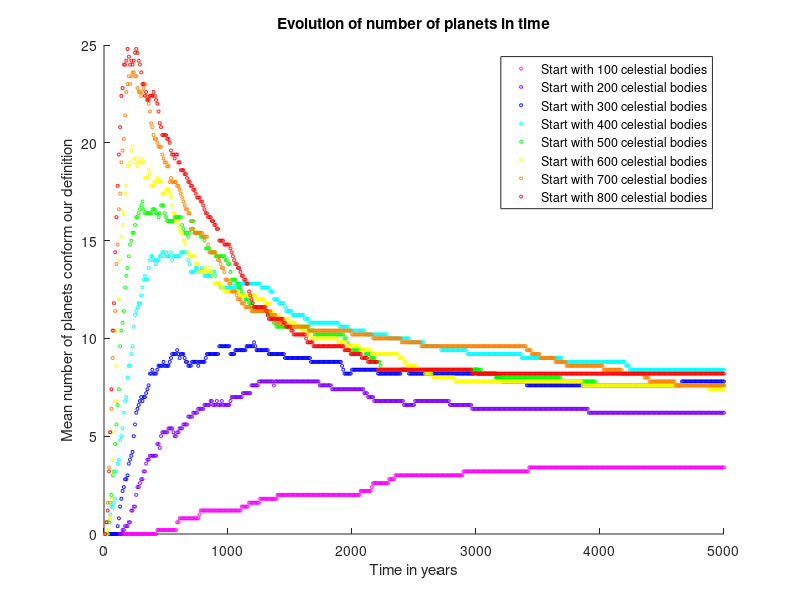

Reproduce this figure in MATLAB.
clear all;
load('AP100.mat');
AP100 = AP;
clear AP;
load('AP200.mat');
AP200 = AP;
clear AP;
load('AP300.mat');
AP300 = AP;
clear AP;
load('AP400.mat');
AP400 = AP;
clear AP;
load('AP500.mat');
AP500 = AP;
clear AP;
load('AP600.mat');
AP600 = AP;
clear AP;
load('AP700.mat');
AP700 = AP;
clear AP;
load('AP800.mat');
AP800 = AP;
clear AP;

scatter(10:10:5000,mean(AP100,2),5,[1,0,1],'o');
hold on;
scatter(10:10:5000,mean(AP200,2),5,[0.5,0,1],'o');
hold on;
scatter(10:10:5000,mean(AP300,2),5,[0,0,1],'o');
hold on;
scatter(10:10:5000,mean(AP400,2),5,[0,1,1],'o');
hold on;
scatter(10:10:5000,mean(AP500,2),5,[0,1,0],'o');
hold on;
scatter(10:10:5000,mean(AP600,2),5,[1,1,0],'o');
hold on;
scatter(10:10:5000,mean(AP700,2),5,[1,0.5,0],'o');
hold on;
scatter(10:10:5000,mean(AP800,2),5,[1,0,0],'o');

title('Evolution of number of planets in time');
xlabel('Time in years');
ylabel('Mean number of planets conform our definition');
legend('Start with 100 celestial bodies','Start with 200 celestial bodies','Start with 300 celestial bodies','Start with 400 celestial bodies','Start with 500 celestial bodies','Start with 600 celestial bodies','Start with 700 celestial bodies','Start with 800 celestial bodies');